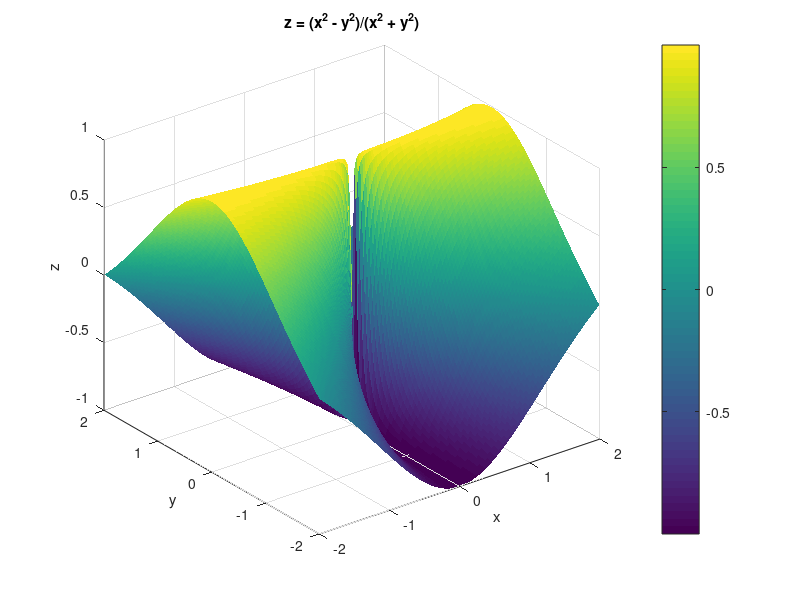

This figure's MATLAB source:
function surface_plot
%SURFACE_PLOT Surface z = (x^2 - y^2)/(x^2 + y^2) on [-2,2]^2.
%   The function is undefined at the origin (the grid avoids that point).
%   Example:  surface_plot

[X, Y] = meshgrid(-2:0.03:2, -2:0.03:2);
Z = (X.^2 - Y.^2) ./ (X.^2 + Y.^2);
surf(X, Y, Z, 'EdgeColor', 'none');
xlabel('x'); ylabel('y'); zlabel('z');
title('z = (x^2 - y^2)/(x^2 + y^2)');
colorbar
end
